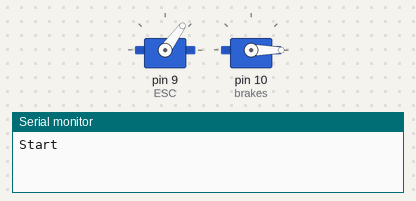
Bench run of a sketch on a simulated Arduino Uno, built with avr-gcc and run on an emulated ATmega328P. Shown: 2 × servo, the last lines printed to the serial monitor.

Above: at 7.05 s.
At 14.0 s:
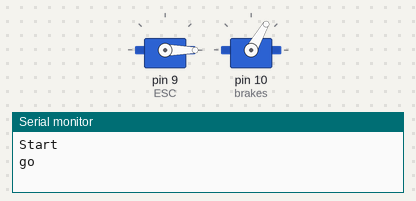
Timing chart, 0 to 16.1 s (numbered marks = the images above):
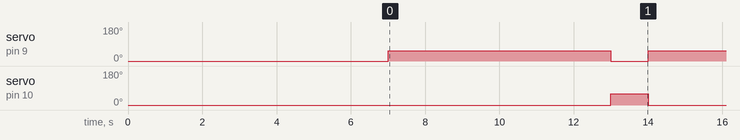

Measured:
- by itself, servo on pin 9 (ESC): alternates 54° for 6.0 s and 0° for 1.0 s
- by itself, servo on pin 10 (brakes): alternates 60° for 1.0 s and 0° for 6.0 s

The sketch:

Servo.ino
```cpp
#include <Servo.h>

Servo ESC;     // create servo object to control the ESC
Servo brakes;     // create servo object to control the ESC

int potValue;  // value from the analog pin

void setup() {
    // Attach the ESC on pin 9
    Serial.begin(115200);
    ESC.attach(9,1000,2000); // (pin, min pulse width, max pulse width in microseconds)
    brakes.attach(10);
    ESC.writeMicroseconds(1000);
    brakes.write(0);
    delay(7000);
}

void loop() {
    Serial.println("Start");
    ESC.writeMicroseconds(1300);
    delay(5000);
    // ESC.write(0);
    // delay(4000);
    Serial.println("go");
    delay(1000);
    ESC.writeMicroseconds(1000);
    brakes.write(60);
    delay(1000);
    brakes.write(0);
}
```
